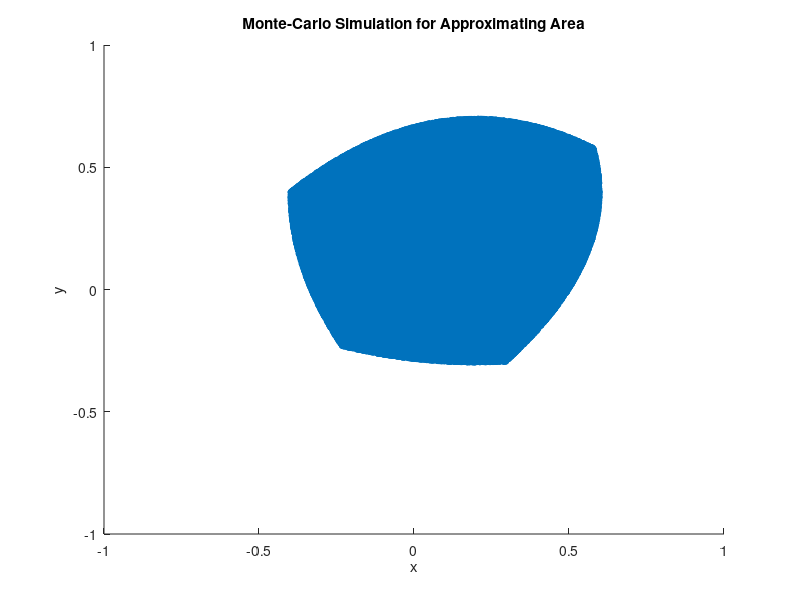

MATLAB code for this plot: (Note: this script raises an error after producing the figure.)
%
%   Monte-Carlo Simulation for estimating area
%   Saumitro Dasgupta <ethereon@gmail.com>
%
%
%                   2
%           -----------------
%           |               |
%           |               |
%           |               |
%         1 |               | 3
%           |               | 
%           |               |
%           |               |
%           ----------------- 
%                   4
%


NUM_POINTS = 1000000;

pointX = 0.2;
pointY = 0.4;

randMatrixForX = -1 + 2*rand(1,NUM_POINTS);
randMatrixForY = -1 + 2*rand(1,NUM_POINTS);


distanceFromPoint = sqrt(((randMatrixForX - pointX).^2) + ((randMatrixForY - pointY).^2));

distanceFromEdge1 = 1 + randMatrixForX;
distanceFromEdge2 = 1 - randMatrixForY;
distanceFromEdge3 = 1 - randMatrixForX;
distanceFromEdge4 = 1 + randMatrixForY;

boolCloserToPoint = (distanceFromPoint<distanceFromEdge1) & (distanceFromPoint<distanceFromEdge2)...
    & (distanceFromPoint<distanceFromEdge3) & (distanceFromPoint<distanceFromEdge4);

filteredIndices = find(boolCloserToPoint>0);
filteredX = randMatrixForX(filteredIndices);
filteredY = randMatrixForY(filteredIndices);

expRatio = length(filteredIndices) / NUM_POINTS;
area = expRatio * 4;

scatter(filteredX, filteredY, 10);
title('Monte-Carlo Simulation for Approximating Area');
xlabel('x');
ylabel('y');
xlim([-1 1]);
ylim([-1 1]);
hold
scatter(pointX, pointY, 'f', 'g')
text(-0.5,-0.7, sprintf('Approximate Area : %f',area));